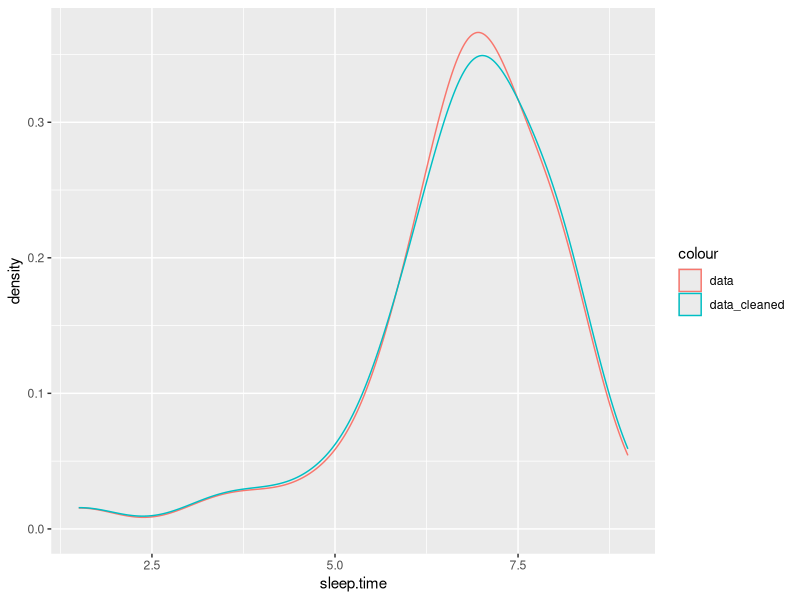
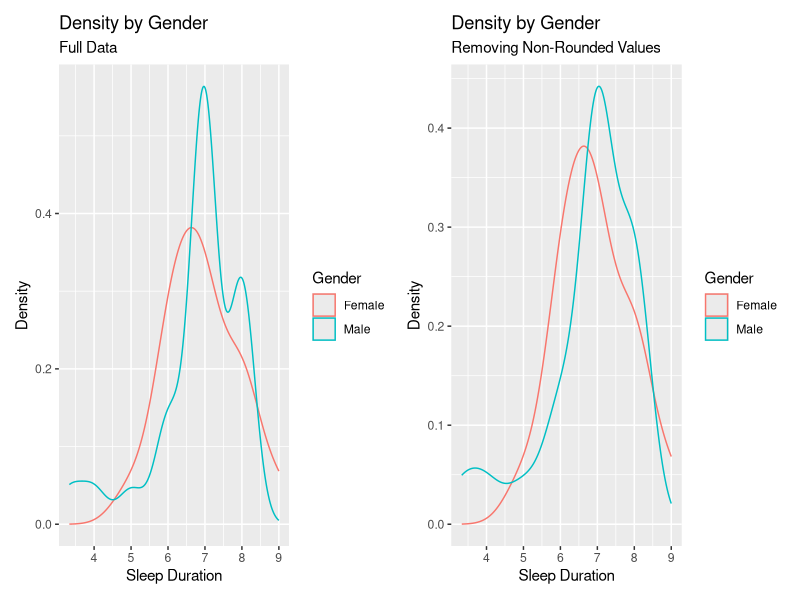
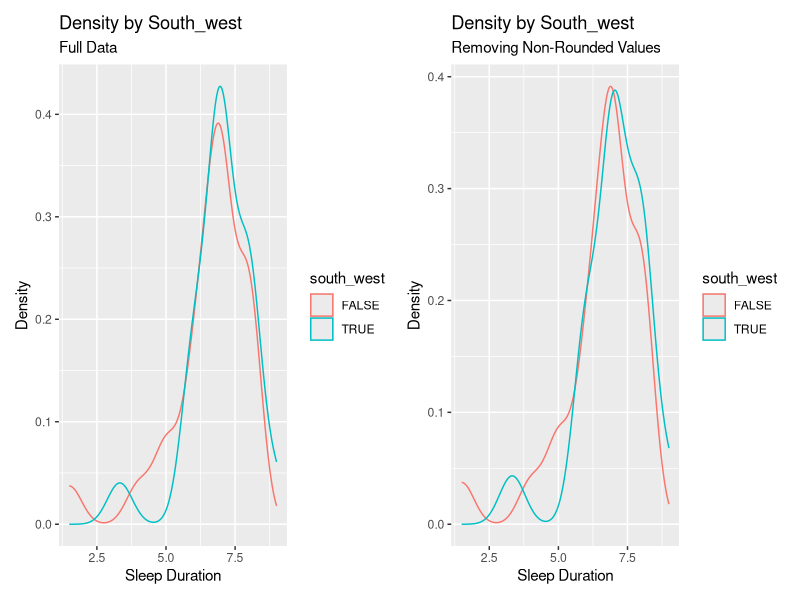

Source code (R) for these figures, in order:
## ---- chunk 1
library(tidyverse)
library(patchwork)
## ---- chunk 2
data = read_csv("Sleep_Analysis.csv")
dim(data)
names(data)
head(data)
## ---- chunk 3
colnames(data) = make.names(colnames(data))
data = data %>%
  mutate(
    physical.illness = if_else(physical.illness=='no',0,1),
    bluelight.filter = ifelse(bluelight.filter=='no',0,1),
    smoke.drink = ifelse(smoke.drink=='no',0,1),
    meals.day = case_when(
      meals.day=='one'~1,
      meals.day=='two'~2,
      meals.day=='three'~3,
      meals.day=='four'~4,
      meals.day=='five'~5,
      meals.day=='more than 5'~6,
      .default=0
    ),
    screen.time = case_when(
      screen.time=="2hrs"~2,
      screen.time=="3-4 hrs"~3.5,
      screen.time=="1-2 hrs"~1.5,
      screen.time=="2-3 hrs"~2.5,
      screen.time=="4-5 hrs"~4.5,
      screen.time=="more than 5"~5.5,
      screen.time=="0-1 hrs"~0.5,
      .default=0
    )
  )
## ---- chunk 4
filter_data = function(df) {
  df %>% dplyr::filter(round(sleep.time,4) != 6.7575)
}
data_cleaned = filter_data(data)
data_cleaned
## ---- chunk 5
plot_density = function(df, group, is_filtered) {
  title = paste0(
    "Density by ",
    str_to_title(group)
  )
  subtitle = ifelse(is_filtered, "Removing Non-Rounded Values", "Full Data")
  return(
    df %>% 
      ggplot() +
        geom_density(aes_string(x="sleep.time",color=group)) +
        labs(x="Sleep Duration", y="Density") +
        ggtitle(label=title, subtitle=subtitle)
  )
}

plot_and_test = function(df, group) {
  cleaned_df = filter_data(df)
  
  plots = list()
  plots$orig = plot_density(df, group, F)
  plots$clean = plot_density(cleaned_df, group, T)
  print(
    plots$orig + 
      plots$clean + 
      plot_layout(ncol = 2, nrow = 1)
  )
  
  formula_string = paste0("sleep.time~", group)
  formula = as.formula(formula_string)
  print("###Cleaned Data###")
  print(t.test(formula, data=cleaned_df))
  print(wilcox.test(formula, data=df))
  print("###Full Data###")
  print(t.test(formula, data=df))
  print(wilcox.test(formula, data=df))
}
## ---- chunk 6
ggplot() +
  geom_density(data=data,aes(x=sleep.time, color="data")) +
  geom_density(data=data_cleaned,aes(x=sleep.time, color="data_cleaned"))
## ---- chunk 7
# parametric
med=median(data_cleaned$sleep.time)
t.test(data_cleaned$sleep.time, mu=med)

# non-parametric (sign test)
above = data_cleaned %>% 
  mutate(sign = sleep.time > med) %>% 
  filter(sign == 1) %>% 
  nrow()
binom.test(above,data_cleaned %>% nrow(),0.5)
## ---- chunk 8
# parametric
med=median(data$sleep.time)
t.test(data_cleaned$sleep.time, mu=med)

# non-parametric (sign test)
above = data %>% 
  mutate(sign = sleep.time > med) %>% 
  filter(sign == 1) %>% 
  nrow()
binom.test(above,data %>% nrow(),0.5)
## ---- chunk 9
data_by_gender = data %>% 
  dplyr::filter(Gender %in% c("Male", "Female"))

plot_and_test(data_by_gender, "Gender")
## ---- chunk 10
data_direction = data %>% 
  mutate(
    south_west=sleep.direction %in% c("south","west")
  )
data_direction

plot_and_test(data_direction, "south_west")
